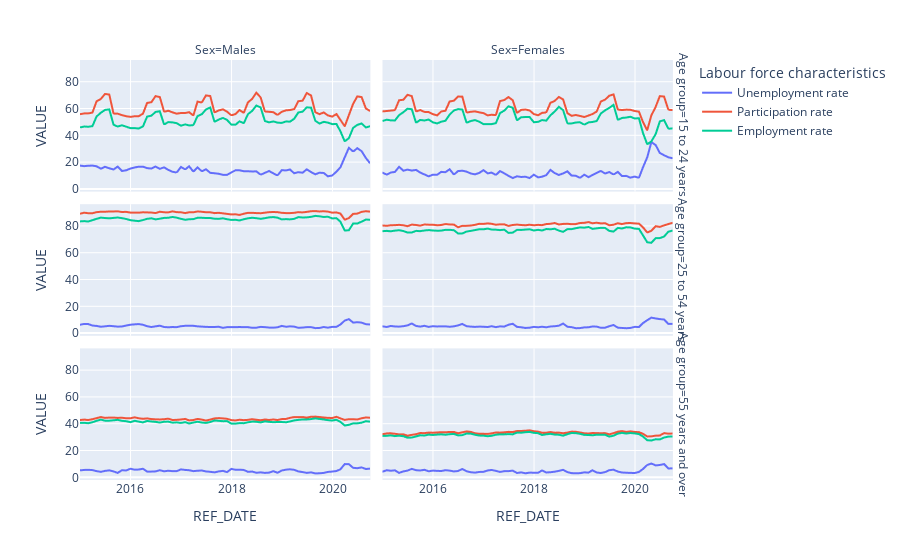

The notebook cell saved with this chart:
### Code cell
province = 'Ontario'
fig = px.line(labourforce_df[labourforce_df['GEO']==province], x="REF_DATE", y="VALUE", color='Labour force characteristics',
              line_group='Age group',hover_name='GEO', facet_row='Age group',facet_col='Sex')
fig.show()
